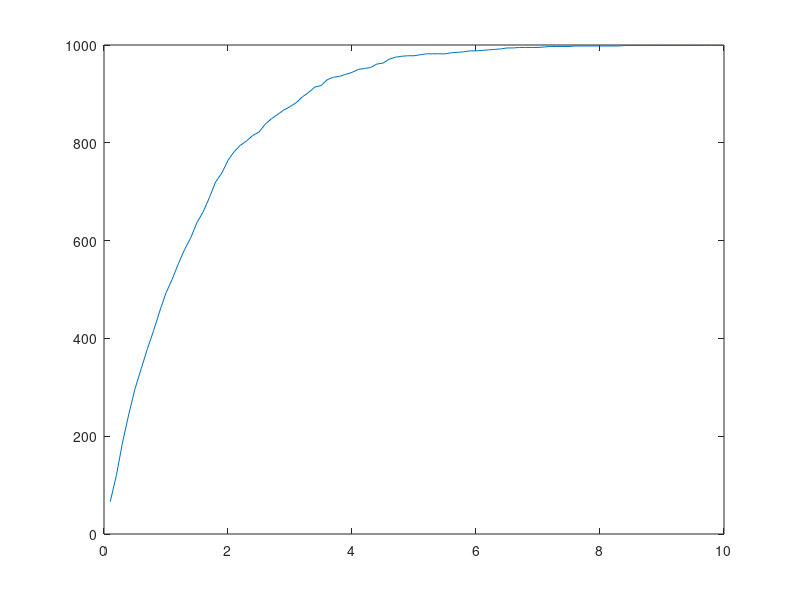

The MATLAB source for this figure:
fileID = fopen("integralData.txt", "r");
integralVals = fscanf(fileID, '%d', 100);
fclose(fileID);

fileID = fopen("integralBinData.txt");
xVals = fscanf(fileID, '%f', 100);
fclose(fileID);

data = plot(xVals, integralVals);

customLogPDF = @(data, N0, lambda) ... 
    N0(1-e^(-lambda*data));

phat = mle(data, 'nloglf', customLogPDF, 'start', 0.05);